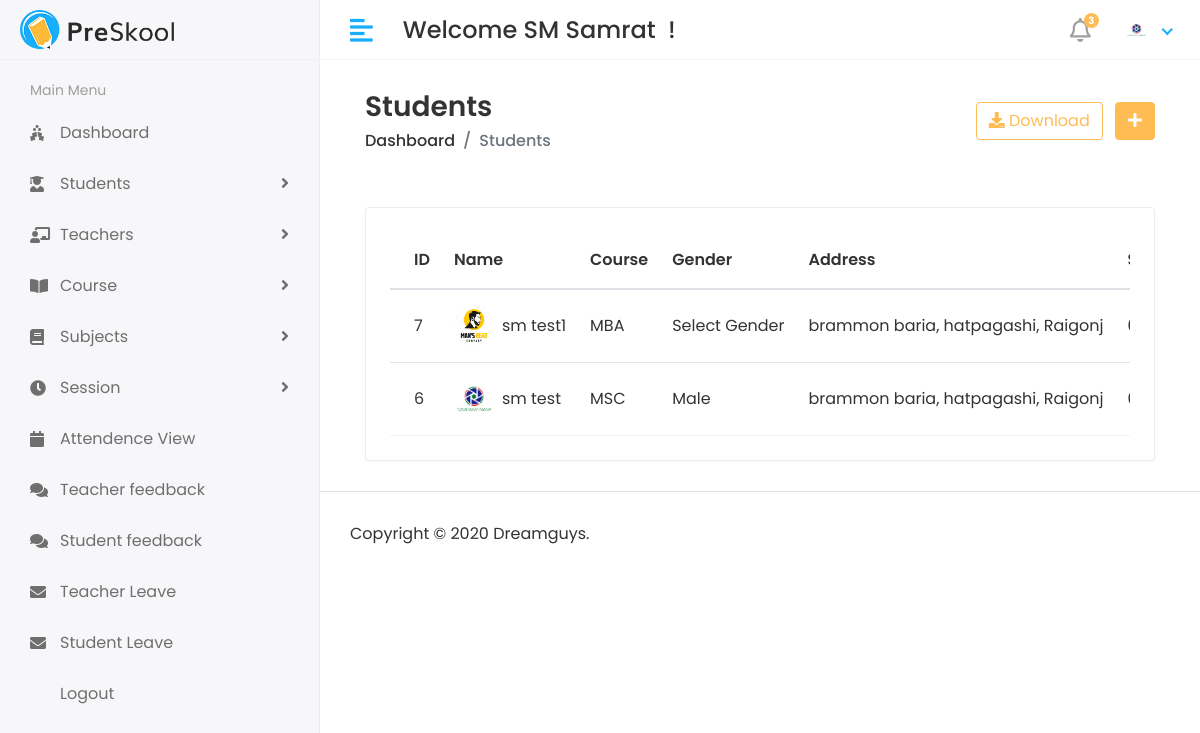
/view-student (signed in), run on the app's committed database.
### app/models.py (models this page shows, shortened)
class CustomUser(AbstractUser):
    USER = (
        (1,'HOD'),
        (2,'STAFF'),
        (3,'STUDENT'),
    )
    user_type = models.CharField(choices=USER,max_length=50,default=1)
    profile_pic = models.ImageField(upload_to='media/profile_pic')

class Student(models.Model):
    admin = models.OneToOneField(CustomUser,on_delete=models.CASCADE)
    address = models.TextField()
    gender = models.CharField(max_length=100)
    course_id = models.ForeignKey(Course,on_delete=models.DO_NOTHING)
    session_year_id = models.ForeignKey(SessionYear,on_delete=models.DO_NOTHING)
    created_at = models.DateTimeField(auto_now_add=True)
    updated_at = models.DateTimeField(auto_now=True)

class Course(models.Model):
    name = models.CharField(max_length=100)
    created = models.DateTimeField(auto_now_add=True)
    created = models.DateTimeField(auto_now=True)

### stu_management_sys/hod_views.py (the view)
# urls.py: path('view-student',hod_views.viewStudent, name='view_student'),
@login_required(login_url='/')
def viewStudent(request):
    student = Student.objects.all().order_by("-id")
    context ={
        'student':student
    }
    return render(request,'hod/student_view.html',context)

### templates/hod/student_view.html (shortened to what this page needs)
{% extends 'base.html' %}
{% block content %}
<div class="content container-fluid">
    <div class="page-header">
       <div class="row align-items-center">
          <div class="col">
             <h3 class="page-title">Students</h3>
             <ul class="breadcrumb">
                <li class="breadcrumb-item"><a href="index.html">Dashboard</a></li>
                <li class="breadcrumb-item active">Students</li>
             </ul>
          </div>
          <div class="col-auto text-right float-right ml-auto">
             <a href="#" class="btn btn-outline-primary mr-2"><i class="fas fa-download"></i> Download</a>
             <a href="add-student.html" class="btn btn-primary"><i class="fas fa-plus"></i></a>
          </div>
       </div>
    </div>
    <div class="container pt-3">
   </div>
    <div class="row">
       <div class="col-sm-12">
          <div class="card card-table">
             <div class="card-body">
                <div class="table-responsive">
                   <table class="table table-hover table-center mb-0 datatable">
                      <thead>
                         <tr>
                            <th>ID</th>
                            <th>Name</th>
                            <th>Course</th>
                            <th>Gender</th>
                            <th>Address</th>
                            <th>Session</th>
                         </tr>
                      </thead>
                      <tbody>
                        {% for s in student %}
                         <tr>
                            <td>{{s.id}}</td>
                            <td>
                               <h2 class="table-avatar">
                                  <a href="student-details.html" class="avatar avatar-sm mr-2"><img class="avatar-img rounded-circle" src="{{s.admin.profile_pic.url}}" alt="User Image"></a>
                                  <a href="student-details.html">{{s.admin.first_name}} {{s.admin.last_name}}</a>
                               </h2>
                            </td>
                            <td>{{s.course_id.name}}</td>
                            <td>{{s.gender}}</td>
                            <td>{{s.address}}</td>
                            <td>{{s.session_year_id.session_start}} to {{s.session_year_id.session_end}}</td>
                         </tr>
                         {% endfor %}
                      </tbody>
                   </table>
                </div>
             </div>
          </div>
       </div>
    </div>
 </div>
{% endblock %}

### templates/includes/header.html (shortened to what this page needs)
{% load static %}
<div class="header">
    <div class="header-left">
       <a href="index.html" class="logo">
       <img src="{% static 'img/logo.png' %}" alt="Logo">
       </a>
    </div>
    <a href="javascript:void(0);" id="toggle_btn">
    <i class="fas fa-align-left"></i>
    </a>
    <div class="top-nav-search mt-3">
       <h4>Welcome {{user.first_name}} {{user.last_name}} &nbsp;!</h4>
    </div>
    <ul class="nav user-menu">
       <li class="nav-item dropdown noti-dropdown">
          <a href="#" class="dropdown-toggle nav-link" data-toggle="dropdown">
          <i class="far fa-bell"></i> <span class="badge badge-pill">3</span>
          </a>
       </li>
       <li class="nav-item dropdown has-arrow">
         <a href="#" class="dropdown-toggle nav-link" data-toggle="dropdown">
            {% if user.profile_pic %}
            <span class="user-img"><img class="rounded-circle" src="/media/{{user.profile_pic}}" width="31" alt="{{user.username}}"></span>
            {% else %}
            <span class="user-img"><img class="rounded-circle" src="/media/avatar.jpg" width="31" alt="Ryan Taylor"></span>
            {% endif %}
         </a>
       </li>
    </ul>
 </div>

### static/css/style.css (style rules this page uses)
html { height: 100%; }
body { background-color: #fff; color: #333; font-family: 'Poppins', sans-serif; font-size: 1rem; height: 100%; line-height: 1.5; overflow-x: hidden; }
h1, h2, h3, h4, h5, h6 { font-family: 'Poppins', sans-serif; margin-top: 0; }
a { color: #009ce7; }
input, button, a { transition: all 0.4s ease; -moz-transition: all 0.4s ease; -o-transition: all 0.4s ease; -ms-transition: all 0.4s ease; -webkit-transition: all 0.4s ease; }
ul, ol { padding: 0px; list-style: none; }
.table { color: #333; max-width: 100%; margin-bottom: 0; width: 100%; }
table.table td h2 { display: inline-block; font-size: inherit; font-weight: 400; margin: 0; padding: 0; vertical-align: middle; }
table.table td h2.table-avatar { align-items: center; display: inline-flex; font-size: inherit; font-weight: 400; margin: 0; padding: 0; vertical-align: middle; white-space: nowrap; }
table.table td h2 a { color: #333; }
.table thead tr th { font-weight: 600; }
.table tbody tr { border-bottom: 1px solid rgba(0, 0, 0, 0.05); }
.table.table-center td, .table.table-center th { vertical-align: middle; }
.card-table .card-body .table > thead > tr > th { border-top: 0; }
.card-table .card-body .table tr td:first-child, .card-table .card-body .table tr th:first-child { padding-left: 1.5rem; }
.card-table .table td, .card-table .table th { border-top: 1px solid #e2e5e8; padding: 1rem 0.75rem; white-space: nowrap; }
.btn-primary { background-color: #FFBC53; border: 1px solid #FFBC53; }
.btn-outline-primary { color: #FFBC53; border-color: #FFBC53; }
.card { border: 1px solid #ececf5; box-shadow: 0 1px 3px 0 rgba(0, 0, 0, 0.03); margin-bottom: 1.875rem; }
.card-body { padding: 1.5rem; }
.avatar { position: relative; display: inline-block; width: 3rem; height: 3rem }
.avatar > img { width: 100%; height: 100%; -o-object-fit: cover; object-fit: cover; }
.avatar-sm { width: 2.5rem; height: 2.5rem; }
.header { background-color: #fff; border-bottom: 1px solid #f3f3f4; left: 0; position: fixed; right: 0; top: 0; z-index: 1001; height: 60px; }
.header .header-left { float: left; height: 60px; padding: 0 20px; position: relative; width: 320px; z-index: 1; transition: all 0.2s ease-in-out; background-color: #f7f7fa; border-bottom: 1px solid #efefef; border-right: 1px solid #ececf5; display: flex; align-items: center; }
.header .header-left .logo { display: inline-block; line-height: 60px; }
.header .header-left .logo img { max-height: 40px; width: auto; }
.header .dropdown-toggle:after { display: none; }
.header .has-arrow .dropdown-toggle:after { border-top: 0; border-left: 0; border-bottom: 2px solid #18aefa; border-right: 2px solid #18aefa; content: ''; height: 8px; display: inline-block; pointer-events: none; -webkit-transform-origin: 66% 66%; -ms-transform-origin: 66% 66%; transform-origin: 66% 66%; -webkit-transform: rotate(45deg); -ms-transform: rotate(45deg); transform: rotate(45deg); -webkit-transition: all 0.15s ease-in-out; transition: all 0.15s ease-in-out; width: 8px; vertical-align: 0px; }
.user-menu { float: right; margin: 0; position: relative; z-index: 99; padding-right: 15px; }
.user-menu.nav > li > a { color: #a0a0a0; font-size: 14px; line-height: 58px; padding: 0 15px; height: 60px; }
.user-img { margin-right: 3px; position: relative; }
.top-nav-search { float: left; margin-left: 15px; }
.page-header { margin-bottom: 1.875rem; }
.page-header .breadcrumb { background-color: transparent; color: #6c757d; font-size: 1rem; font-weight: 500; margin-bottom: 0; padding: 0; }
.page-header .breadcrumb a { color: #333; }
.page-title { font-size: 28px; font-weight: 600; color: #333; margin-bottom: 5px; }
.user-menu.nav > li > a .badge { background-color: #FFBC53; display: block; font-size: 10px; font-weight: bold; height: 15px; width: 15px; position: absolute; right: 7px; top: 13px; color: #fff; padding: 3px; }
.user-menu.nav > li > a > i { font-size: 1.5rem; line-height: 60px; }
@media (min-width: 992px) { #toggle_btn { align-items: center; color: #18aefa; display: inline-flex; float: left; font-size: 26px; height: 60px; justify-content: center; margin-left: 15px; padding: 0 15px; } }

### data on the page
CustomUser: first_name "SM", last_name "Samrat", profile_pic (picture)
Student: id "7", admin.profile_pic (picture), admin.first_name "sm", admin.last_name "test1", course_id.name "MBA", gender "Select Gender", address "brammon baria, hatpagashi, Raigonj"
Student: id "6", admin.profile_pic (picture), admin.first_name "sm", admin.last_name "test", course_id.name "MSC", gender "Male", address "brammon baria, hatpagashi, Raigonj"
